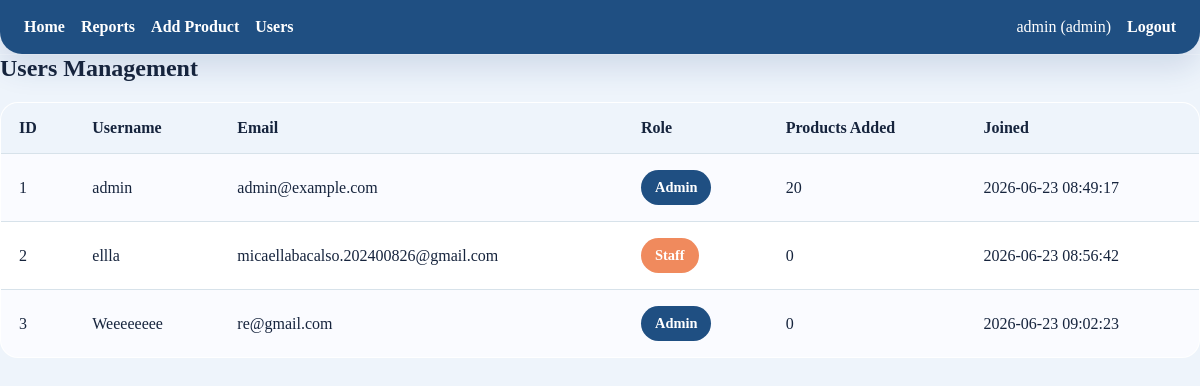
The page /Bacalso-4/users.php (signed in) on the database its author committed.
### tables this page shows
CREATE TABLE `users` (
  `id` int(11) NOT NULL,
  `username` varchar(50) NOT NULL,
  `email` varchar(100) NOT NULL,
  `password_hash` varchar(255) NOT NULL,
  `role` enum('admin','staff') DEFAULT 'staff',
  `created_at` timestamp NOT NULL DEFAULT current_timestamp()
);

### Bacalso-4/users.php (the view, shortened to what this page needs)
<?php
require_once 'config.php';
$sql = "
SELECT
    u.id,
    u.username,
    u.email,
    u.role,
    u.created_at,
    COUNT(p.id) AS product_count
FROM users u
LEFT JOIN products p
ON u.id = p.added_by
GROUP BY u.id
ORDER BY u.username
";
$result = $conn->query($sql);
?>
<!DOCTYPE html>
<html>
<head>
    <link rel="stylesheet" href="style.css">
</head>
<body>
    <?php include 'navbar.php'; ?>
    <h2>Users Management</h2>
    <table>
        <tr>
            <th>ID</th>
            <th>Username</th>
            <th>Email</th>
            <th>Role</th>
            <th>Products Added</th>
            <th>Joined</th>
        </tr>
        <?php while ($row = $result->fetch_assoc()): ?>
            <tr>
                <td><?= $row['id'] ?></td>
                <td><?= htmlspecialchars($row['username']) ?></td>
                <td><?= htmlspecialchars($row['email']) ?></td>
                <td>
                    <span class="<?= $row['role'] ?>">
                        <?= ucfirst($row['role']) ?>
                    </span>
                </td>
                <td><?= $row['product_count'] ?></td>
                <td><?= $row['created_at'] ?></td>
            </tr>
        <?php endwhile; ?>
    </table>
</body>
</html>

### Bacalso-4/style.css (style rules this page uses)
:root { --color-background: #eef4fb; --color-surface: #ffffff; --color-primary: #1f4f82; --color-secondary: #f08a5d; --color-text: #16243d; --color-muted: #5d6f88; --color-border: #d7e2ea; --color-accent: #d17c5f; --shadow: 0 20px 45px rgba(31, 64, 130, 0.08); }
* { box-sizing: border-box; }
html { scroll-behavior: smooth; }
body { margin: 0; min-height: 100vh; font-family: 'Segoe UI', Tahoma, Geneva, Verdana, sans-serif; background: var(--color-background); color: var(--color-text); }
body, input, button, select, textarea { font-family: inherit; }
h1, h2, h3 { margin-top: 0; color: var(--color-text); }
h2 { margin-bottom: 20px; }
table { width: 100%; border-collapse: collapse; background: var(--color-surface); border: 1px solid var(--color-border); border-radius: 18px; overflow: hidden; }
th, td { padding: 16px 18px; text-align: left; border-bottom: 1px solid var(--color-border); }
th { background: #eef4fb; color: var(--color-text); font-weight: 700; }
tbody tr:nth-child(even) { background: #fafbff; }
.admin, .staff { display: inline-flex; align-items: center; justify-content: center; padding: 9px 14px; border-radius: 999px; font-size: 0.9rem; font-weight: 700; color: #ffffff; }
.admin { background: var(--color-primary); }
.staff { background: var(--color-secondary); }

### rows shown on the page
users: id "1", username "admin", email "admin@example.com", role "Admin", product_count "20", created_at "2026-06-23 08:49:17"
users: id "2", username "ellla", email "micaellabacalso.202400826@gmail.com", role "Staff", product_count "0", created_at "2026-06-23 08:56:42"
users: id "3", username "Weeeeeeee", email "re@gmail.com", role "Admin", product_count "0", created_at "2026-06-23 09:02:23"

### other values the page prints
getUsername() "admin"
$_SESSION['role'] "admin"
